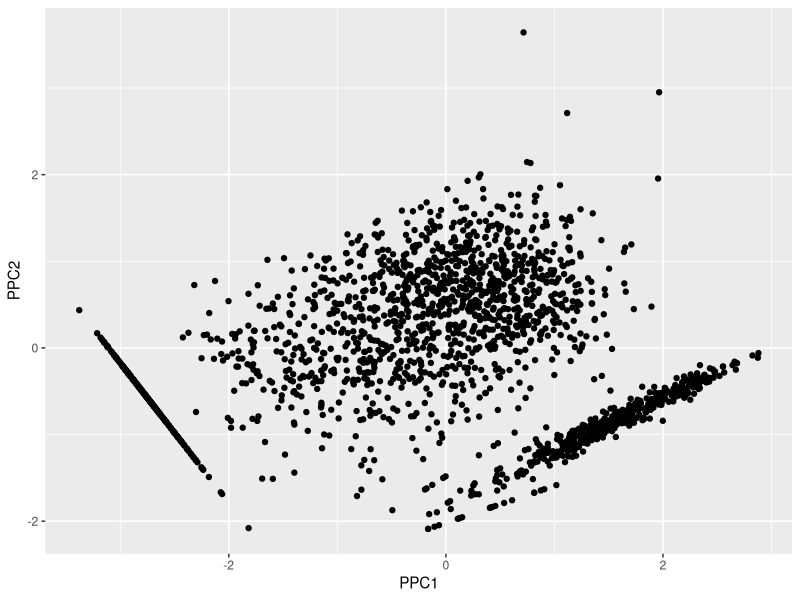
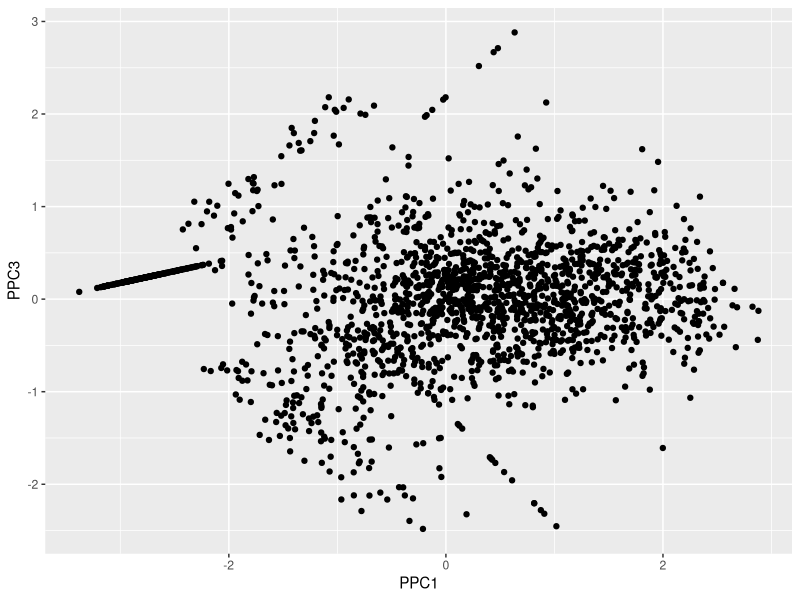
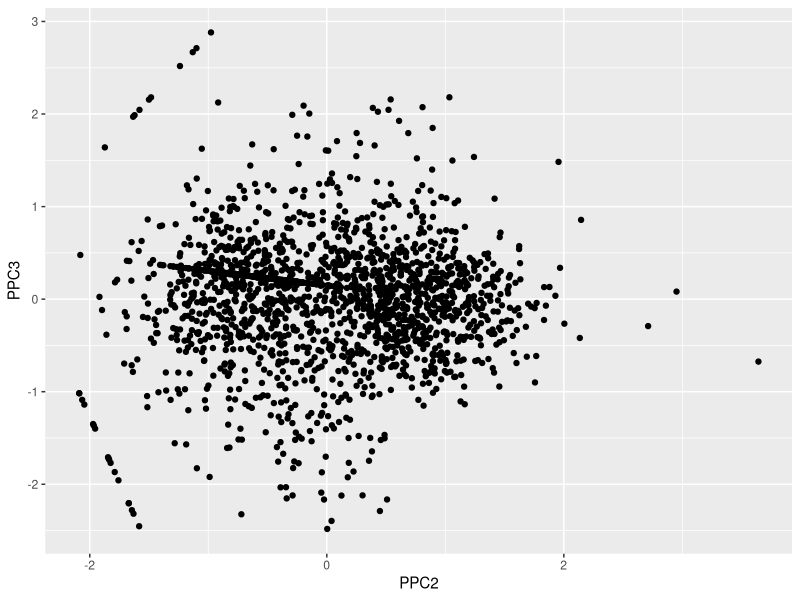
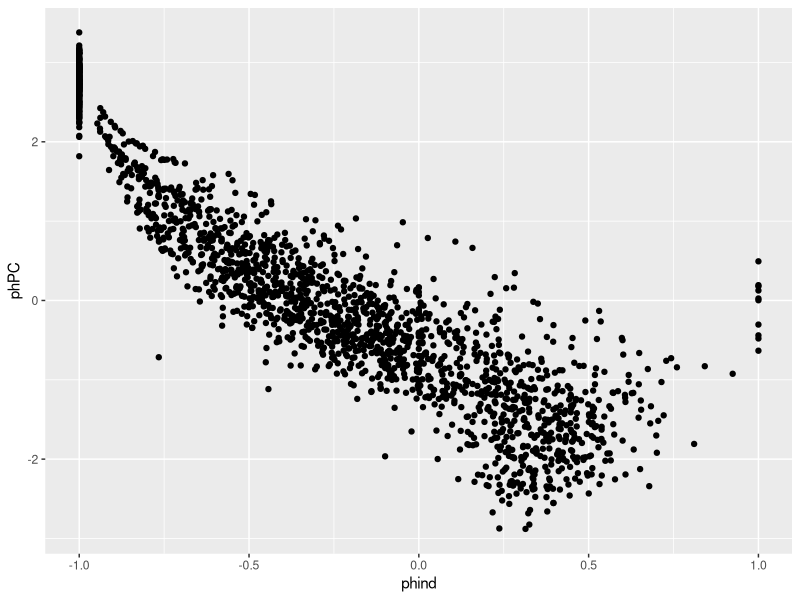
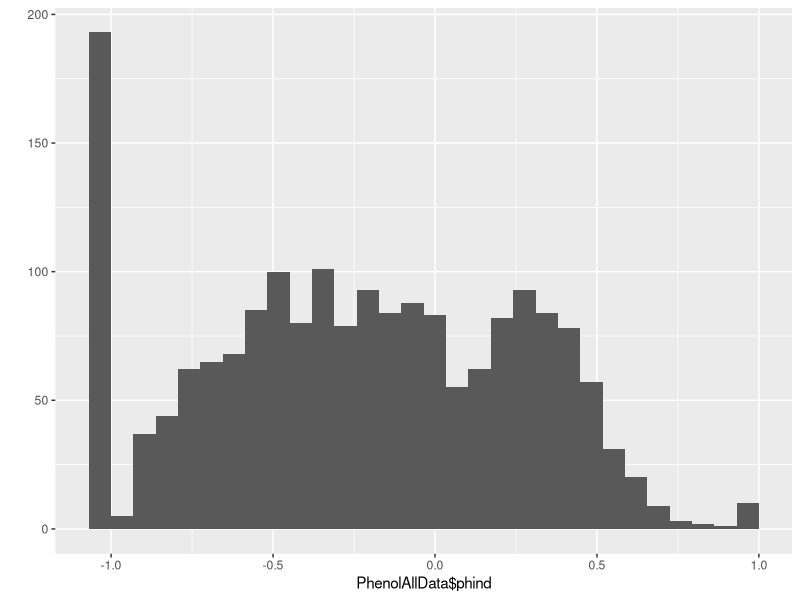
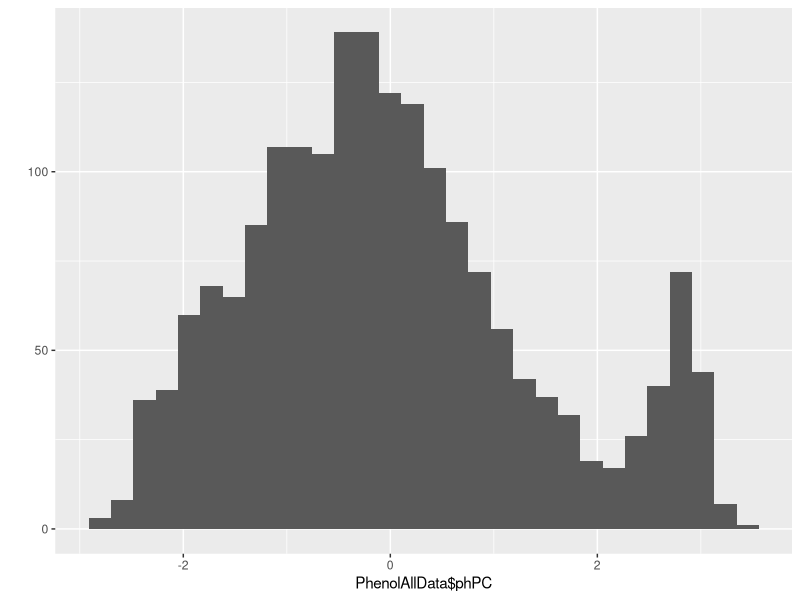
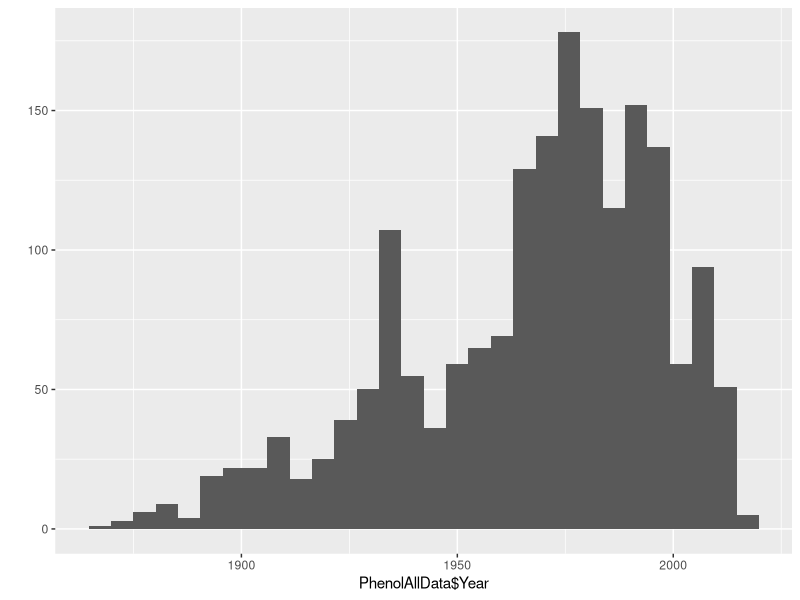
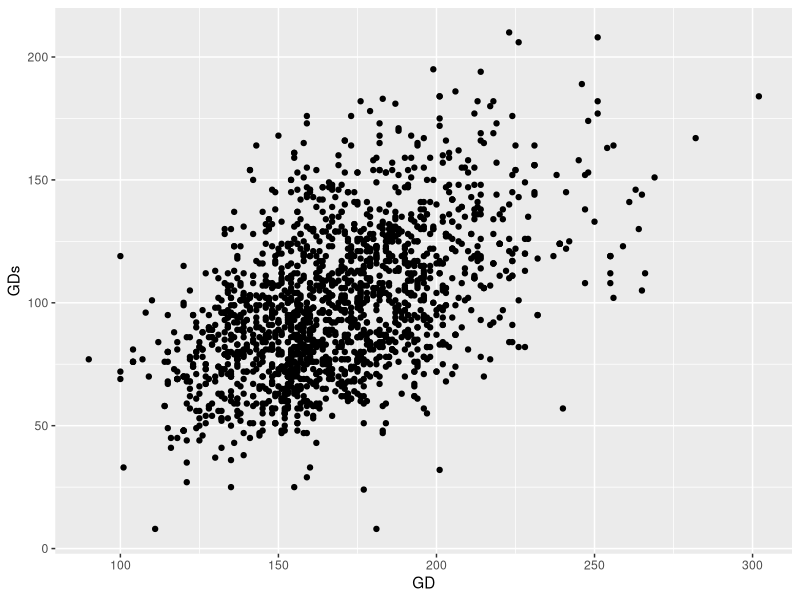

Here is the R script that generated these plots, in order: (Note: this script raises an error after producing the figures.)
### NOTE: MUST INSPECT PCA to determine which axis best captures phenology
### For Leila's (smaller) dataset it was PPC1
### For Yihan's (larger) dataset it is now PPC2
### If dataset changes, the PC loadings should be checked and code adjusted accordingly
### See ~line 60

## Libraries
library(ggplot2)
library(tidyverse)
library(broom)
### Measurement data
data <-read.csv("HerbariumPopData_GDD_byDay.csv", header=T)
str(data)
names(data)
summary(data)##check if there are NAs for yday and Year or the measurements.

## convert data frame factors to character

data %>% mutate_if(is.factor, as.character) -> data
#data$Pop_Code<-as.character(data$Pop_Code)

## exclude 'populations' (i.e. sample locations) that are missing climate data
data<-subset(data,!(is.na(data["GD"])))
# calculate actual lengths in cm
# length of flower portion of inflorescence (converting pixels to cm)
data$flower.cm<-data$actual/data$standard*data$flower.inf.length
# length of bud portion of inflorescence
data$bud.cm<-data$actual/data$standard*data$bud.inf.Length
# length of fruit portion of inflorescence
data$fruit.cm<-data$actual/data$standard*data$fruit.inf.Length
# length of aborted flower portion of inflorescence 
data$a.flower.cm<-data$actual/data$standard*data$aborted.inf.length
# length of inflorescence
data$infl.cm<-data$flower.cm+data$bud.cm+data$fruit.cm+data$a.flower.cm

# Calculate a phenology index based on proportion of buds, flowers and fruits:

## fruit has a value of -1
## flower has a value of 0
## bud has a value of +1
## (fruit*(-1) + flower*0 + bud*(+1))/(fruit+flower+bud)
## aborted flowers treated as fruits (earliest)
## THEREFORE: -- means early phenology ++ means late phenology 
data$phind<-(data$bud.cm-data$fruit.cm-data$a.flower.cm)/data$infl.cm

## Alternatively, use PCA
## principal components analysis of inflorescence structure
PhenolPC<-princomp(~log(bud.cm+1)+log(flower.cm+1)+log(fruit.cm+a.flower.cm+1), data=data, cor=TRUE)
summary(PhenolPC)
loadings(PhenolPC) # See which PC captures phenology
## double-check that a PC-score exists for each individual in data
nrow(data)
nrow(PhenolPC$scores)
## replace AllData.csv with working dataset (i.e. excludes sites with missing climate data)
write.csv(data, "PCA.csv", row.names=F)

## Take PC scores and name
PhenolPCScores<-data.frame(PhenolPC$scores)
names(PhenolPCScores)<-c("PPC1","PPC2","PPC3")

## Examine PCA plots
qplot(PPC1,PPC2,data=PhenolPCScores)
qplot(PPC1,PPC3,data=PhenolPCScores)
qplot(PPC2,PPC3,data=PhenolPCScores)

## merge PC scores back to data
PhenolAllData<-cbind(data,PhenolPCScores)

##### IMPORTANT!!! MUST CHECK EACH TIME DATA SET CHANGES
### Replace with PPC that best captures phenological stage
phPC<-1
PhenolAllData$phPC<-PhenolAllData[,grep(paste0("PPC",phPC),names(PhenolAllData))]

## if PPC is negative, then multiply by -1 so that larger values are later phenologies (i.e. more fruits than buds)
loads<-loadings(PhenolPC)[,phPC]
if(loadings(PhenolPC)[grep("fruit",names(loads)),phPC]<0){
  PhenolAllData$phPC<-(PhenolAllData$phPC*-1)
}

## Compare PCA to phenology index
qplot(phind,phPC,data=PhenolAllData)
cor(PhenolAllData$phind,PhenolAllData$phPC)
qplot(PhenolAllData$phind)
qplot(PhenolAllData$phPC)
## phPC is more normally distributed, but phind captures min/max phenol stage (-1 to +1)
## But if phPC (above) is calculated from non-(log)transformed measurements, then correlation is very tight
## NOTE few points with phind == -1 and phPC ~0. This seems to be due to lack of flowers creating an upward bias in phPC
## Therefore, phind seems to be the biologically more relevant parameter

## Separate data into east vs. west
PhenolAllData$Region <-NULL
PhenolAllData$Region[PhenolAllData$Longitude > -76]<-"EastCoast"
PhenolAllData$Region[PhenolAllData$Longitude <= -76 & PhenolAllData$Longitude > -95]<-"MidWest"
PhenolAllData$Region[PhenolAllData$Longitude <= -95 & PhenolAllData$Longitude > -122]<-"West"
PhenolAllData$Region[PhenolAllData$Longitude <= -122]<-"WestCoast"
PhenolAllData$Region<-as.factor(PhenolAllData$Region)

## Separate by date
qplot(PhenolAllData$Year)
PhenolAllData$Era <-NULL
PhenolAllData$Era[PhenolAllData$Year < 1960]<-"Early"
#PhenolAllData$Era[PhenolAllData$Year >= 1920 & PhenolAllData$Year < 1960]<-"Middle"
PhenolAllData$Era[PhenolAllData$Year >= 1960]<-"Recent"
PhenolAllData$Era<-as.factor(PhenolAllData$Era)


#### NOTE: Most of the code below be moved to an R markdown file for publication

## Compare total growing season (GD & GDD) vs. growing season to date of sampling (GDs & GDDs)
qplot(GD,GDs,data=PhenolAllData)
cor(PhenolAllData$GD,PhenolAllData$GDs)
qplot(GDD,GDDs,data=PhenolAllData)
cor(PhenolAllData$GDD,PhenolAllData$GDDs)

## Weaker correlation across GD and GDD; 
## Use GDDs in model and GDD
qplot(GDDs,GD,data=PhenolAllData)
cor(PhenolAllData$GD,PhenolAllData$GDDs)
qplot(GDD,GDs,data=PhenolAllData)
cor(PhenolAllData$GDD,PhenolAllData$GDs)

## Some significant colinearity; which is a better predictor of phenology?
summary(lm(phPC~GD,data=PhenolAllData)) # Total growing season (GD) is a good predictor
summary(lm(phPC~GDs,data=PhenolAllData)) # Growing days until sampling (GDs) is a good predictor, as expected
summary(lm(phPC~GDs*GD,data=PhenolAllData)) # GD becomes non-significant after controlling for GDs; interaction may suggest non-linear relationship

## Similar results for phind
summary(lm(phind~GD,data=PhenolAllData)) 
summary(lm(phind~GDs,data=PhenolAllData)) 
summary(lm(phind~GDs*GD,data=PhenolAllData)) 

##Yihan: 
##GD is significant
##GDs is significant
##GDs and GDs:GD is significant, GD becomes non-significant


## Similar result for growing degree days
summary(lm(phPC~GDD,data=PhenolAllData)) # Total growing degree days (GDD) not a good predictor
summary(lm(phPC~GDDs,data=PhenolAllData)) # GDD until sampling (GDDs) is a good predictor, as expected
summary(lm(phPC~GDDs*GDD,data=PhenolAllData)) # GDD becomes significant after controlling for GDDs


summary(lm(phind~GDD,data=PhenolAllData)) # Total growing degree days (GDD) not a good predictor
summary(lm(phind~GDDs,data=PhenolAllData)) # GDD until sampling (GDDs) is a good predictor, as expected
summary(lm(phind~GDDs*GDD,data=PhenolAllData)) # GDD becomes significant after controlling for GDDs



## Adjust phenology for local climate and sampling date
## NOTE: GDs is the number of days from start of growing season to collection date
## GDDs is the number of growing-degrees from start of season to collection date
qplot(GDDs,phind,data=PhenolAllData)
PhenolAllData$fti <- (PhenolAllData$phind) + (PhenolAllData$GDDs-mean(PhenolAllData$GDDs,na.rm=TRUE))/sd(PhenolAllData$GDDs,na.rm=TRUE)


write.csv(PhenolAllData, "PhenolAllData.csv", row.names = FALSE)

## Look at clines by region
ggplot(PhenolAllData, aes(x=Latitude, y=fti, color=Region)) + facet_grid(Region~.) +
  geom_point(alpha=0.2)+geom_smooth(method="lm")
summary(lm(fti~Latitude*Region, data=PhenolAllData))


## Cool clines with latitude, steeper in east than west, but what about GD:
ggplot(PhenolAllData, aes(x=Latitude, y=GD, color=Region)) + facet_grid(Region~.) +
  geom_point(alpha=0.2)+geom_smooth(method="lm") # Also steeper in east than west
summary(lm(Latitude~GD*Region, data=PhenolAllData))

## What about fti vs. GD?
ggplot(PhenolAllData, aes(x=GD, y=fti, color=Region)) + facet_grid(Region~.) +
  geom_point(alpha=0.2)+geom_smooth(method="lm")
summary(lm(fti~GD*Region, data=PhenolAllData))

## Clines by era/year
summary(lm(fti~GD*Region*Year, data=PhenolAllData))
ggplot(PhenolAllData, aes(x=GD, y=fti, color=Region)) + facet_grid(Region~Era) +
  geom_point(alpha=0.2)+geom_smooth(method="lm")


mod1<-lm(fti~GD+Era, data=PhenolAllData[PhenolAllData$Region=="EastCoast",])
mod2<-lm(fti~GD*Era, data=PhenolAllData[PhenolAllData$Region=="EastCoast",])
anova(mod1,mod2)
summary(mod2)

mod3<-lm(fti~GD+Era, data=PhenolAllData[PhenolAllData$Region=="MidWest",])
mod4<-lm(fti~GD*Era, data=PhenolAllData[PhenolAllData$Region=="MidWest",])
anova(mod3,mod4)
summary(mod3)

## Why is cline evolving in East Coast but not Midwest
## Overall advanced phenology in Midwest but not East Coast
## What about GD and GDD vs. time?
mod5<-lm(GD~Era*Latitude, data=PhenolAllData[PhenolAllData$Region=="EastCoast",])
summary(mod5)

mod6<-lm(GDD~Era*Latitude, data=PhenolAllData[PhenolAllData$Region=="EastCoast",])
summary(mod6)

mod5<-lm(GD~Era*Latitude, data=PhenolAllData[PhenolAllData$Region=="MidWest",])
summary(mod5)

mod6<-lm(GDD~Era*Latitude, data=PhenolAllData[PhenolAllData$Region=="MidWest",])
summary(mod6)


## Bin into lat x long squares to calculate mean and S.E. for better cline estimate 
## i.e., generate geographic 'populations' from point samples

binx<-0.5 ## long bin size in degrees
biny<-0.5 ## lat bin size in degrees

## Define long x lat
longs<-seq(min(PhenolAllData$Longitude,na.rm=T)+binx,max(PhenolAllData$Longitude,na.rm=T)-binx,by=binx*2)
lats<-seq(min(PhenolAllData$Latitude,na.rm=T)+biny,max(PhenolAllData$Latitude,na.rm=T)-biny,by=biny*2)

## Make into matrix
bindat<-data.frame(Long=rep(longs,length(lats)),Lat=sort(rep(lats,length(longs))),fti=NA,GD=NA)
## Make sure it looks right
qplot(bindat$Long,bindat$Lat)

for (i in 1:nrow(bindat)){
  bindat$fti[i]<-mean(PhenolAllData$fti[PhenolAllData$Longitude >= bindat$Long[i]-binx & PhenolAllData$Longitude < bindat$Long[i]+binx &
                                          PhenolAllData$Latitude >= bindat$Lat[i]-biny & PhenolAllData$Latitude < bindat$Lat[i]+biny],na.rm=T)
  bindat$GD[i]<-mean(PhenolAllData$GD[PhenolAllData$Longitude >= bindat$Long[i]-binx & PhenolAllData$Longitude < bindat$Long[i]+binx &
                                        PhenolAllData$Latitude >= bindat$Lat[i]-biny & PhenolAllData$Latitude < bindat$Lat[i]+biny],na.rm=T)
}
qplot(GD,fti,data=bindat,alpha=I(0.2))+geom_smooth(method="lm")
##Yihan: include warning message about missing values, some bins do not have any specimens in them

bindat$Region <-NULL
bindat$Region[bindat$Long > -80]<-"EastCoast"
bindat$Region[bindat$Long <= -80 & bindat$Long > -95]<-"MidWest"
bindat$Region[bindat$Long <= -95 & bindat$Long > -122]<-"West"
bindat$Region[bindat$Long <= -122]<-"WestCoast"
bindat$Region<-as.factor(bindat$Region)

# Finally, calculate average for each latitude
bindat<-aggregate(cbind(bindat$fti,bindat$GD),by=list(bindat$Lat,bindat$Region),FUN="mean",na.rm=T)
names(bindat)<-c("Lat","Region","fti","GD")

## Look at clines by region
ggplot(bindat, aes(x=GD, y=fti,colour=Region)) + facet_grid(Region~.)+
  geom_point(size=3)+geom_smooth(method="lm") 
summary(lm(fti~GD*Region, data=bindat))

ggplot(bindat, aes(x=Lat, y=fti,colour=Region)) + facet_grid(Region~.)+
  geom_point(size=3)+geom_smooth(method="lm") 
summary(lm(fti~Lat*Region, data=bindat))

qplot(GD,fti,data=PhenolAllData,alpha=I(0.2))+geom_smooth(method="lm")

#### TO DO:
## Validation: Comparing cline in fti from herbarium records vs. cline in weighted ft from Jessica's study and ft in greenhouse and field from Rob's study
## Temporal analysis for plastic vs. evolutionary response
## Explore effects of growing season variables (e.g. variance, skew, etc.)



PhenolAllData %>% group_by(Era, Region) %>% summarize( cor (fti, Latitude)) -> correlationslat
PhenolAllData %>% group_by(Era, Region) %>% summarize( cor (fti, GD)) -> correlationsGD



PhenolAllData %>% group_by(Region, Era) %>% do(latmodel=lm(fti~Latitude, data=.)) -> Latslopes
Latcoefficients<- Latslopes %>% tidy(latmodel)
PhenolAllData %>% group_by(Region, Era) %>% do(GDmodel=lm(fti~GD, data=.)) -> GDslopes
GDcoeeficients<- GDslopes %>% tidy(GDmodel)
